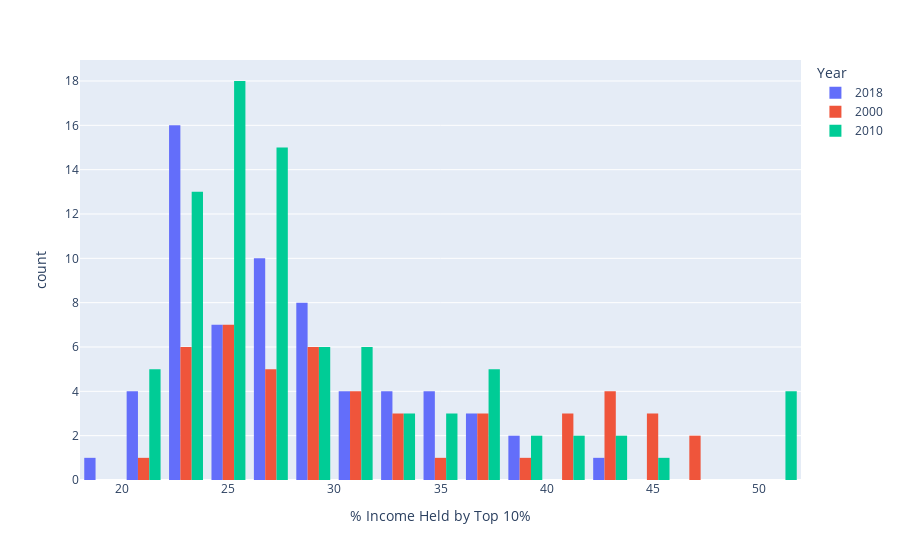

Notebook source saved alongside this figure:
### Code cell
fig = px.histogram(sample_years, x = "% Income Held by Top 10%", color = 'Year', barmode = 'group')
fig.show()

### Figure 1 — Plotly figure (JSON) as saved in the notebook; plotly's stock layout.template omitted (floating-point values rounded to 4 significant figures)
{"data": [{"alignmentgroup": "True", "bingroup": "x", "hovertemplate": "Year=2018<br>% Income Held by Top 10%=%{x}<br>count=%{y}<extra></extra>", "legendgroup": "2018", "marker": {"color": "#636efa", "pattern": {"shape": ""}}, "name": "2018", "offsetgroup": "2018", "orientation": "v", "showlegend": true, "type": "histogram", "x": [39.6, 29.9, 29.2, 23.9, 21.4, 22.2, 30.6, 42.5, 32.6, 39.7, 36.3, 22.7, 27.2, 21.5, 23.5, 35.2, 34.4, 29.4, 22.4, 22.6, 26.7, 27.5, 24.9, 35.3, 23.2, 29.3, 32.5, 23.5, 23.6, 31.3, 26.9, 27.1, 26.6, 22.9, 36.4, 22, 25.7, 23, 26.7, 22.9, 22.2, 26.9, 37.1, 35.8, 31.6, 33.5, 24, 26.6, 24.9, 29.9, 24, 29.4, 19.5, 21, 25.3, 22.9, 25.8, 28.2, 32.6, 22, 20, 30.8, 29.7, 27.5], "xaxis": "x", "yaxis": "y"}, {"alignmentgroup": "True", "bingroup": "x", "hovertemplate": "Year=2000<br>% Income Held by Top 10%=%{x}<br>count=%{y}<extra></extra>", "legendgroup": "2000", "marker": {"color": "#EF553B", "pattern": {"shape": ""}}, "name": "2000", "offsetgroup": "2000", "orientation": "v", "showlegend": true, "type": "histogram", "x": [40.3, 37.7, 22.7, 27.9, 24, 28.3, 47.8, 25.5, 42.6, 47, 35.7, 20.1, 40.2, 45.9, 39, 44.1, 22.8, 24.4, 30.3, 23, 25.7, 43.9, 24.4, 26.1, 26.4, 24.8, 23.9, 29.5, 42, 28.5, 32.1, 23.2, 43.2, 36.8, 37.7, 27.6, 40.8, 44.9, 26.3, 22.1, 25.9, 28.9, 33.7, 28.3, 31.6, 30.5, 30.3, 32.2, 28.6], "xaxis": "x", "yaxis": "y"}, {"alignmentgroup": "True", "bingroup": "x", "hovertemplate": "Year=2010<br>% Income Held by Top 10%=%{x}<br>count=%{y}<extra></extra>", "legendgroup": "2010", "marker": {"color": "#00cc96", "pattern": {"shape": ""}}, "name": "2010", "offsetgroup": "2010", "orientation": "v", "showlegend": true, "type": "histogram", "x": [31.7, 25, 26.5, 23.6, 26.9, 22.8, 22.7, 26.9, 25.7, 32.6, 43.4, 37.1, 23.9, 25.7, 22.5, 22.5, 36.5, 37.5, 26.1, 33.2, 24.3, 27.4, 22.6, 27.1, 29.5, 24, 25.6, 42, 40.2, 23.1, 22, 28.9, 24.9, 31.1, 26.2, 25.7, 27.5, 23.1, 24.2, 25.7, 24.6, 26.2, 24.8, 23.7, 34.3, 36.9, 22.7, 37.1, 25.4, 25.7, 26.4, 22.5, 27.1, 21, 25.8, 39.6, 40.5, 34.2, 25.8, 28.3, 25, 30.6, 39.8, 21.9, 20.7, 51.3, 51.3, 51.3, 51.3, 26, 21.8, 25.4, 30.7, 34.9, 27, 29.3, 30.7, 21, 26.8, 29.3, 33.6, 29.4, 30.9, 27.8, 45.2], "xaxis": "x", "yaxis": "y"}], "layout": {"barmode": "group", "legend": {"title": {"text": "Year"}, "tracegroupgap": 0}, "margin": {"t": 60}, "xaxis": {"anchor": "y", "domain": [0, 1], "title": {"text": "% Income Held by Top 10%"}}, "yaxis": {"anchor": "x", "domain": [0, 1], "title": {"text": "count"}}}}
